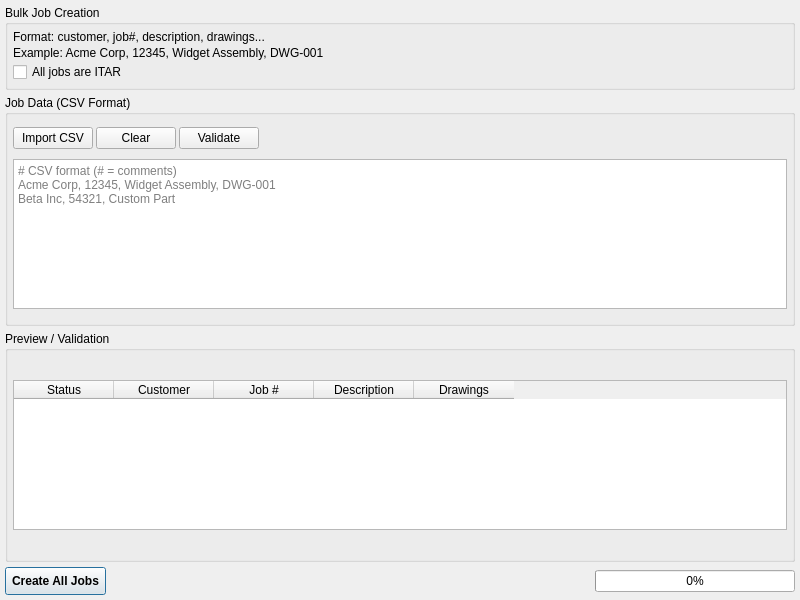
<?xml version="1.0" encoding="UTF-8"?>
<ui version="4.0">
 <class>BulkTab</class>
 <widget class="QWidget" name="BulkTab">
  <property name="geometry">
   <rect>
    <x>0</x>
    <y>0</y>
    <width>800</width>
    <height>600</height>
   </rect>
  </property>
  <property name="windowTitle">
   <string>Bulk Job Creation</string>
  </property>
  <layout class="QVBoxLayout" name="verticalLayout">
   <property name="spacing">
    <number>5</number>
   </property>
   <property name="leftMargin">
    <number>5</number>
   </property>
   <property name="topMargin">
    <number>5</number>
   </property>
   <property name="rightMargin">
    <number>5</number>
   </property>
   <property name="bottomMargin">
    <number>5</number>
   </property>
   <item>
    <widget class="QGroupBox" name="inst_group">
     <property name="title">
      <string>Bulk Job Creation</string>
     </property>
     <layout class="QVBoxLayout" name="inst_layout">
      <property name="spacing">
       <number>2</number>
      </property>
      <property name="leftMargin">
       <number>5</number>
      </property>
      <property name="topMargin">
       <number>5</number>
      </property>
      <property name="rightMargin">
       <number>5</number>
      </property>
      <property name="bottomMargin">
       <number>5</number>
      </property>
      <item>
       <widget class="QLabel" name="label">
        <property name="text">
         <string>Format: customer, job#, description, drawings...</string>
        </property>
       </widget>
      </item>
      <item>
       <widget class="QLabel" name="label_2">
        <property name="text">
         <string>Example: Acme Corp, 12345, Widget Assembly, DWG-001</string>
        </property>
       </widget>
      </item>
      <item>
       <widget class="QCheckBox" name="bulk_itar_check">
        <property name="text">
         <string>All jobs are ITAR</string>
        </property>
       </widget>
      </item>
     </layout>
    </widget>
   </item>
   <item>
    <widget class="QGroupBox" name="text_group">
     <property name="title">
      <string>Job Data (CSV Format)</string>
     </property>
     <layout class="QVBoxLayout" name="text_layout">
      <property name="spacing">
       <number>3</number>
      </property>
      <property name="leftMargin">
       <number>5</number>
      </property>
      <property name="topMargin">
       <number>5</number>
      </property>
      <property name="rightMargin">
       <number>5</number>
      </property>
      <property name="bottomMargin">
       <number>5</number>
      </property>
      <item>
       <layout class="QHBoxLayout" name="toolbar">
        <item>
         <widget class="QPushButton" name="import_btn">
          <property name="text">
           <string>Import CSV</string>
          </property>
         </widget>
        </item>
        <item>
         <widget class="QPushButton" name="clear_bulk_btn">
          <property name="text">
           <string>Clear</string>
          </property>
         </widget>
        </item>
        <item>
         <widget class="QPushButton" name="validate_btn">
          <property name="text">
           <string>Validate</string>
          </property>
         </widget>
        </item>
        <item>
         <spacer name="horizontalSpacer">
          <property name="orientation">
           <enum>Qt::Orientation::Horizontal</enum>
          </property>
          <property name="sizeHint" stdset="0">
           <size>
            <width>40</width>
            <height>20</height>
           </size>
          </property>
         </spacer>
        </item>
       </layout>
      </item>
      <item>
       <widget class="QPlainTextEdit" name="bulk_text">
        <property name="maximumSize">
         <size>
          <width>16777215</width>
          <height>150</height>
         </size>
        </property>
        <property name="placeholderText">
         <string># CSV format (# = comments)
Acme Corp, 12345, Widget Assembly, DWG-001
Beta Inc, 54321, Custom Part</string>
        </property>
       </widget>
      </item>
     </layout>
    </widget>
   </item>
   <item>
    <widget class="QGroupBox" name="preview_group">
     <property name="title">
      <string>Preview / Validation</string>
     </property>
     <layout class="QVBoxLayout" name="preview_layout">
      <property name="leftMargin">
       <number>5</number>
      </property>
      <property name="topMargin">
       <number>5</number>
      </property>
      <property name="rightMargin">
       <number>5</number>
      </property>
      <property name="bottomMargin">
       <number>5</number>
      </property>
      <item>
       <widget class="QTableWidget" name="bulk_table">
        <property name="maximumSize">
         <size>
          <width>16777215</width>
          <height>150</height>
         </size>
        </property>
        <column>
         <property name="text">
          <string>Status</string>
         </property>
        </column>
        <column>
         <property name="text">
          <string>Customer</string>
         </property>
        </column>
        <column>
         <property name="text">
          <string>Job #</string>
         </property>
        </column>
        <column>
         <property name="text">
          <string>Description</string>
         </property>
        </column>
        <column>
         <property name="text">
          <string>Drawings</string>
         </property>
        </column>
       </widget>
      </item>
     </layout>
    </widget>
   </item>
   <item>
    <layout class="QHBoxLayout" name="btn_layout">
     <item>
      <widget class="QPushButton" name="create_bulk_btn">
       <property name="styleSheet">
        <string notr="true">font-weight: bold; padding: 6px;</string>
       </property>
       <property name="text">
        <string>Create All Jobs</string>
       </property>
       <property name="default">
        <bool>true</bool>
       </property>
      </widget>
     </item>
     <item>
      <widget class="QLabel" name="bulk_status_label">
       <property name="text">
        <string/>
       </property>
      </widget>
     </item>
     <item>
      <spacer name="horizontalSpacer_2">
       <property name="orientation">
        <enum>Qt::Orientation::Horizontal</enum>
       </property>
       <property name="sizeHint" stdset="0">
        <size>
         <width>40</width>
         <height>20</height>
        </size>
       </property>
      </spacer>
     </item>
     <item>
      <widget class="QProgressBar" name="bulk_progress">
       <property name="maximumSize">
        <size>
         <width>200</width>
         <height>16777215</height>
        </size>
       </property>
       <property name="visible">
        <bool>false</bool>
       </property>
       <property name="value">
        <number>0</number>
       </property>
      </widget>
     </item>
    </layout>
   </item>
  </layout>
 </widget>
 <resources/>
 <connections/>
</ui>
